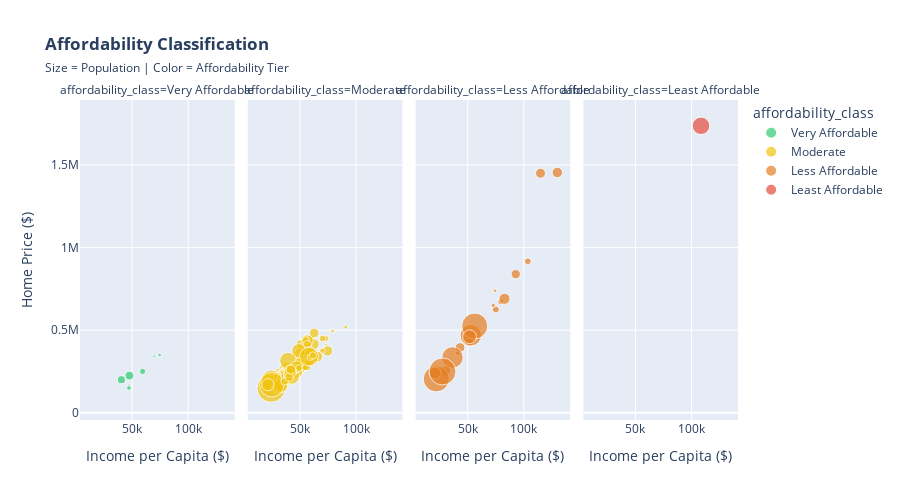

Notebook code for this chart:
### Code cell
fig = px.scatter(
    final_df,
    x='Per capita income (ACS)',
    y='median_sale_price',
    color='affordability_class',
    size='Total',
    facet_col='affordability_class',
    hover_name='Town',
    category_orders={
        'affordability_class': ['Very Affordable', 'Moderate', 'Less Affordable', 'Least Affordable']
    },
    color_discrete_sequence=['#2ecc71', '#f1c40f', '#e67e22', '#e74c3c'],
    title="<b>Affordability Classification</b><br>"
          "<span style='font-size:12px'>Size = Population | Color = Affordability Tier</span>",
    labels={
        'Per capita income (ACS)': 'Income per Capita ($)',
        'median_sale_price': 'Home Price ($)'
    }
)
fig.update_layout(height=500, hovermode='closest')
fig.show()

### Figure 1 — Plotly figure (JSON) as saved in the notebook; plotly's stock layout.template omitted (floating-point values rounded to 4 significant figures)
{"data": [{"hovertemplate": "<b>%{hovertext}</b><br><br>affordability_class=Very Affordable<br>Income per Capita ($)=%{x}<br>Home Price ($)=%{y}<br>Total=%{marker.size}<extra></extra>", "hovertext": ["Cornwall", "Cromwell", "Deep River", "New Hartford", "Plymouth", "Sharon", "Union"], "legendgroup": "Very Affordable", "marker": {"color": "#2ecc71", "size": [2538, 29365, 8500, 14529, 24437, 4785, 1829], "sizemode": "area", "sizeref": 743.6, "symbol": "circle"}, "mode": "markers", "name": "Very Affordable", "orientation": "v", "showlegend": true, "type": "scatter", "x": [69610.0, 47640.0, 47200.0, 59390.0, 40530.0, 74580.0, 47420.0], "xaxis": "x", "y": [342500.0, 225000.0, 150000.0, 250000.0, 200000.0, 350000.0, 172500.0], "yaxis": "y"}, {"hovertemplate": "<b>%{hovertext}</b><br><br>affordability_class=Moderate<br>Income per Capita ($)=%{x}<br>Home Price ($)=%{y}<br>Total=%{marker.size}<extra></extra>", "hovertext": ["Andover", "Ashford", "Avon", "Barkhamsted", "Beacon Falls", "Berlin", "Bethany", "Bethlehem", "Bloomfield", "Bolton", "Bozrah", "Branford", "Bridgeport", "Bristol", "Brookfield", "Burlington", "Canaan", "Canton", "Chaplin", "Cheshire", "Colchester", "Colebrook", "Columbia", "Coventry", "Derby", "East Granby", "East Haddam", "East Hartford", "East Haven", "East Lyme", "East Windsor", "Eastford", "Enfield", "Essex", "Farmington", "Franklin", "Glastonbury", "Goshen", "Granby", "Griswold", "Groton", "Guilford", "Hampton", "Harwinton", "Hebron", "Kent", "Killingly", "Killingworth", "Lebanon", "Lisbon", "Litchfield", "Lyme", "Madison", "Manchester", "Meriden", "Middlebury", "Middlefield", "Middletown", "Milford", "Monroe", "Montville", "Morris", "Naugatuck", "New Britain", "New London", "Newington", "Newtown", "Norfolk", "North Canaan", "North Haven", "Norwich", "Old Lyme", "Old Saybrook", "Orange", "Plainfield", "Plainville", "Portland", "Preston", "Putnam", "Rocky Hill", "Salem", "Scotland", "Shelton", "Sherman", "Simsbury", "Somers", "South Windsor", "Southbury", "Sprague", "Sterling", "Stonington", "Stratford", "Suffield", "Thomaston", "Thompson", "Tolland", "Torrington", "Vernon", "Wallingford", "Warren", "Waterbury", "Waterford", "Watertown", "West Hartford", "Westbrook", "Wethersfield", "Willington", "Winchester", "Windham", "Windsor", "Windsor Locks", "Wolcott", "Woodbridge", "Woodbury", "Woodstock"], "legendgroup": "Moderate", "marker": {"color": "#f1c40f", "size": [6313, 8819, 39592, 7557, 12841, 40485, 11433, 7192, 41013, 9276, 5600, 52444, 297456, 119071, 31562, 19135, 2664, 21811, 4452, 56515, 32390, 2770, 11029, 24507, 26502, 10637, 18339, 106482, 58657, 38349, 25303, 3577, 86244, 12522, 50841, 3799, 69619, 6185, 21906, 25610, 80642, 44490, 3637, 11049, 19125, 5686, 35964, 12565, 14326, 8496, 16398, 5139, 34806, 125400, 125753, 16461, 8855, 99712, 102099, 34150, 39097, 4682, 64421, 150554, 58045, 62370, 55574, 3258, 6286, 47601, 90133, 14319, 18419, 27550, 30874, 35384, 19553, 9078, 20506, 42558, 8192, 3559, 76745, 5966, 44726, 23424, 49737, 38710, 5992, 8860, 35655, 103807, 33202, 15679, 19202, 30072, 73577, 60106, 89931, 3161, 225141, 37816, 44023, 130551, 14157, 53599, 12949, 22718, 55659, 56945, 25111, 33848, 16474, 19669, 16413], "sizemode": "area", "sizeref": 743.6, "symbol": "circle"}, "mode": "markers", "name": "Moderate", "orientation": "v", "showlegend": true, "type": "scatter", "x": [44800.0, 46600.0, 74620.0, 43560.0, 42710.0, 49970.0, 70040.0, 47480.0, 43960.0, 48140.0, 38680.0, 50110.0, 24430.0, 36540.0, 55680.0, 54680.0, 51040.0, 51840.0, 35590.0, 54870.0, 47000.0, 48860.0, 51080.0, 47580.0, 37270.0, 42990.0, 51770.0, 29790.0, 32860.0, 47750.0, 40350.0, 42510.0, 37050.0, 60420.0, 55430.0, 41940.0, 60910.0, 58620.0, 54420.0, 35140.0, 38420.0, 62400.0, 41290.0, 49370.0, 54350.0, 62130.0, 32480.0, 48580.0, 47960.0, 41700.0, 49910.0, 79110.0, 62750.0, 37710.0, 33870.0, 53130.0, 44540.0, 38340.0, 51840.0, 51000.0, 35840.0, 47370.0, 35800.0, 24700.0, 26240.0, 40510.0, 56520.0, 44920.0, 40010.0, 50360.0, 31460.0, 72880.0, 55190.0, 56570.0, 30510.0, 40870.0, 47820.0, 39110.0, 34210.0, 47750.0, 53020.0, 37230.0, 49140.0, 90870.0, 65330.0, 43730.0, 53510.0, 55480.0, 36080.0, 31600.0, 58870.0, 39440.0, 49650.0, 38710.0, 35800.0, 58340.0, 33020.0, 38240.0, 42660.0, 73360.0, 25080.0, 44930.0, 41990.0, 58140.0, 59120.0, 46970.0, 37880.0, 36540.0, 21430.0, 41600.0, 40360.0, 42100.0, 70110.0, 61650.0, 49160.0], "xaxis": "x2", "y": [275000.0, 241500.0, 375000.0, 247400.0, 260000.0, 280000.0, 375600.0, 330000.0, 240000.0, 283500.0, 217000.0, 275000.0, 148700.0, 215000.0, 380000.0, 345000.0, 321000.0, 320000.0, 216000.0, 364100.0, 275000.0, 252500.0, 292500.0, 240000.0, 230000.0, 270000.0, 261400.0, 200000.0, 235000.0, 336000.0, 212000.0, 230000.0, 225000.0, 452500.0, 309000.0, 237400.0, 350000.0, 365000.0, 330000.0, 230000.0, 262000.0, 415000.0, 276000.0, 307500.0, 323600.0, 335000.0, 228800.0, 352000.0, 245000.0, 229900.0, 327500.0, 495000.0, 483100.0, 220000.0, 200000.0, 375000.0, 257000.0, 231500.0, 345000.0, 415000.0, 235500.0, 350000.0, 225000.0, 197800.0, 195000.0, 253200.0, 435000.0, 315000.0, 212200.0, 315000.0, 164900.0, 450000.0, 440000.0, 411500.0, 218200.0, 215000.0, 250000.0, 227500.0, 227000.0, 246000.0, 306000.0, 257000.0, 375000.0, 519000.0, 340000.0, 233500.0, 291000.0, 285000.0, 219400.0, 219900.0, 370900.0, 315000.0, 303500.0, 210000.0, 235000.0, 310000.0, 165000.0, 211000.0, 220000.0, 412500.0, 170000.0, 264800.0, 255000.0, 340000.0, 335800.0, 278000.0, 230800.0, 190000.0, 170000.0, 250000.0, 215000.0, 262200.0, 450000.0, 347000.0, 270500.0], "yaxis": "y2"}, {"hovertemplate": "<b>%{hovertext}</b><br><br>affordability_class=Less Affordable<br>Income per Capita ($)=%{x}<br>Home Price ($)=%{y}<br>Total=%{marker.size}<extra></extra>", "hovertext": ["Ansonia", "Bethel", "Bridgewater", "Chester", "Danbury", "Darien", "Easton", "Hartford", "Mansfield", "New Canaan", "New Fairfield", "New Haven", "Norwalk", "Redding", "Ridgefield", "Roxbury", "Stamford", "Trumbull", "Washington", "Weston", "Wilton"], "legendgroup": "Less Affordable", "marker": {"color": "#e67e22", "size": [39680, 35243, 3015, 7751, 169780, 40316, 13482, 252888, 54279, 37129, 23643, 270761, 172607, 18267, 46337, 4495, 252195, 70775, 6690, 17200, 32832], "sizemode": "area", "sizeref": 743.6, "symbol": "circle"}, "mode": "markers", "name": "Less Affordable", "orientation": "v", "showlegend": true, "type": "scatter", "x": [30280.0, 43230.0, 73430.0, 41040.0, 36510.0, 129800.0, 79460.0, 22060.0, 21070.0, 114900.0, 51300.0, 27610.0, 52810.0, 75130.0, 82810.0, 74280.0, 56280.0, 51690.0, 72770.0, 103600.0, 92800.0], "xaxis": "x3", "y": [255000.0, 395000.0, 625000.0, 360100.0, 335000.0, 1455000.0, 672500.0, 205000.0, 240000.0, 1450000.0, 425000.0, 250000.0, 469500.0, 625600.0, 690000.0, 739300.0, 525000.0, 460000.0, 650000.0, 917000.0, 839000.0], "yaxis": "y3"}, {"hovertemplate": "<b>%{hovertext}</b><br><br>affordability_class=Least Affordable<br>Income per Capita ($)=%{x}<br>Home Price ($)=%{y}<br>Total=%{marker.size}<extra></extra>", "hovertext": ["Greenwich"], "legendgroup": "Least Affordable", "marker": {"color": "#e74c3c", "size": [114021], "sizemode": "area", "sizeref": 743.6, "symbol": "circle"}, "mode": "markers", "name": "Least Affordable", "orientation": "v", "showlegend": true, "type": "scatter", "x": [108400.0], "xaxis": "x4", "y": [1738000.0], "yaxis": "y4"}], "layout": {"annotations": [{"font": {}, "showarrow": false, "text": "affordability_class=Very Affordable", "x": 0.1175, "xanchor": "center", "xref": "paper", "y": 1, "yanchor": "bottom", "yref": "paper"}, {"font": {}, "showarrow": false, "text": "affordability_class=Moderate", "x": 0.3725, "xanchor": "center", "xref": "paper", "y": 1, "yanchor": "bottom", "yref": "paper"}, {"font": {}, "showarrow": false, "text": "affordability_class=Less Affordable", "x": 0.6275, "xanchor": "center", "xref": "paper", "y": 1, "yanchor": "bottom", "yref": "paper"}, {"font": {}, "showarrow": false, "text": "affordability_class=Least Affordable", "x": 0.8825, "xanchor": "center", "xref": "paper", "y": 1, "yanchor": "bottom", "yref": "paper"}], "height": 500, "hovermode": "closest", "legend": {"itemsizing": "constant", "title": {"text": "affordability_class"}, "tracegroupgap": 0}, "title": {"text": "<b>Affordability Classification</b><br><span style='font-size:12px'>Size = Population | Color = Affordability Tier</span>"}, "xaxis": {"anchor": "y", "domain": [0, 0.235], "title": {"text": "Income per Capita ($)"}}, "xaxis2": {"anchor": "y2", "domain": [0.255, 0.49], "matches": "x", "title": {"text": "Income per Capita ($)"}}, "xaxis3": {"anchor": "y3", "domain": [0.51, 0.745], "matches": "x", "title": {"text": "Income per Capita ($)"}}, "xaxis4": {"anchor": "y4", "domain": [0.765, 1.0], "matches": "x", "title": {"text": "Income per Capita ($)"}}, "yaxis": {"anchor": "x", "domain": [0, 1], "title": {"text": "Home Price ($)"}}, "yaxis2": {"anchor": "x2", "domain": [0, 1], "matches": "y", "showticklabels": false}, "yaxis3": {"anchor": "x3", "domain": [0, 1], "matches": "y", "showticklabels": false}, "yaxis4": {"anchor": "x4", "domain": [0, 1], "matches": "y", "showticklabels": false}}}
